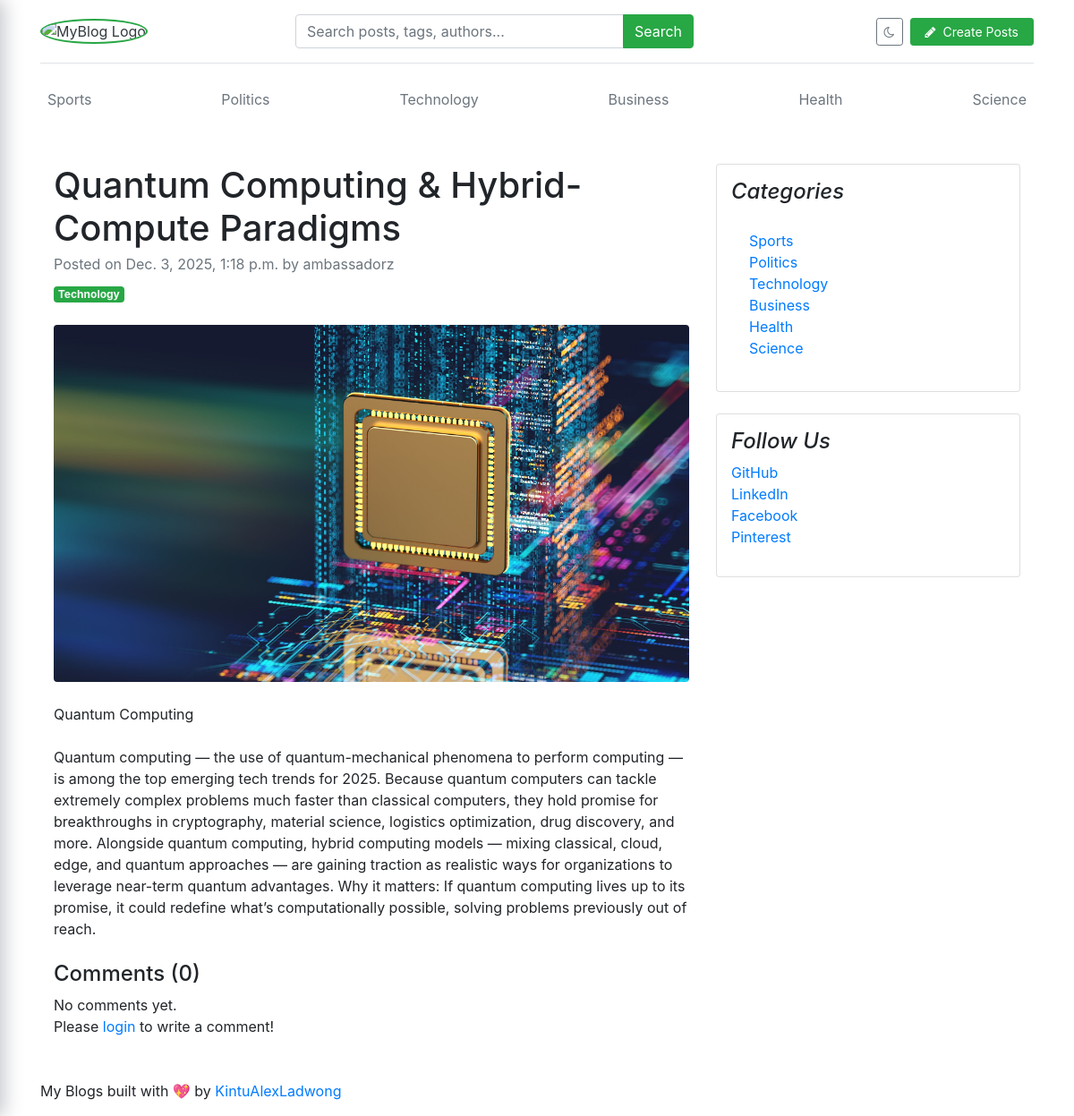
Before: /blogs/quantum-computing-hybrid-compute-paradigms-12/ with the older database file.
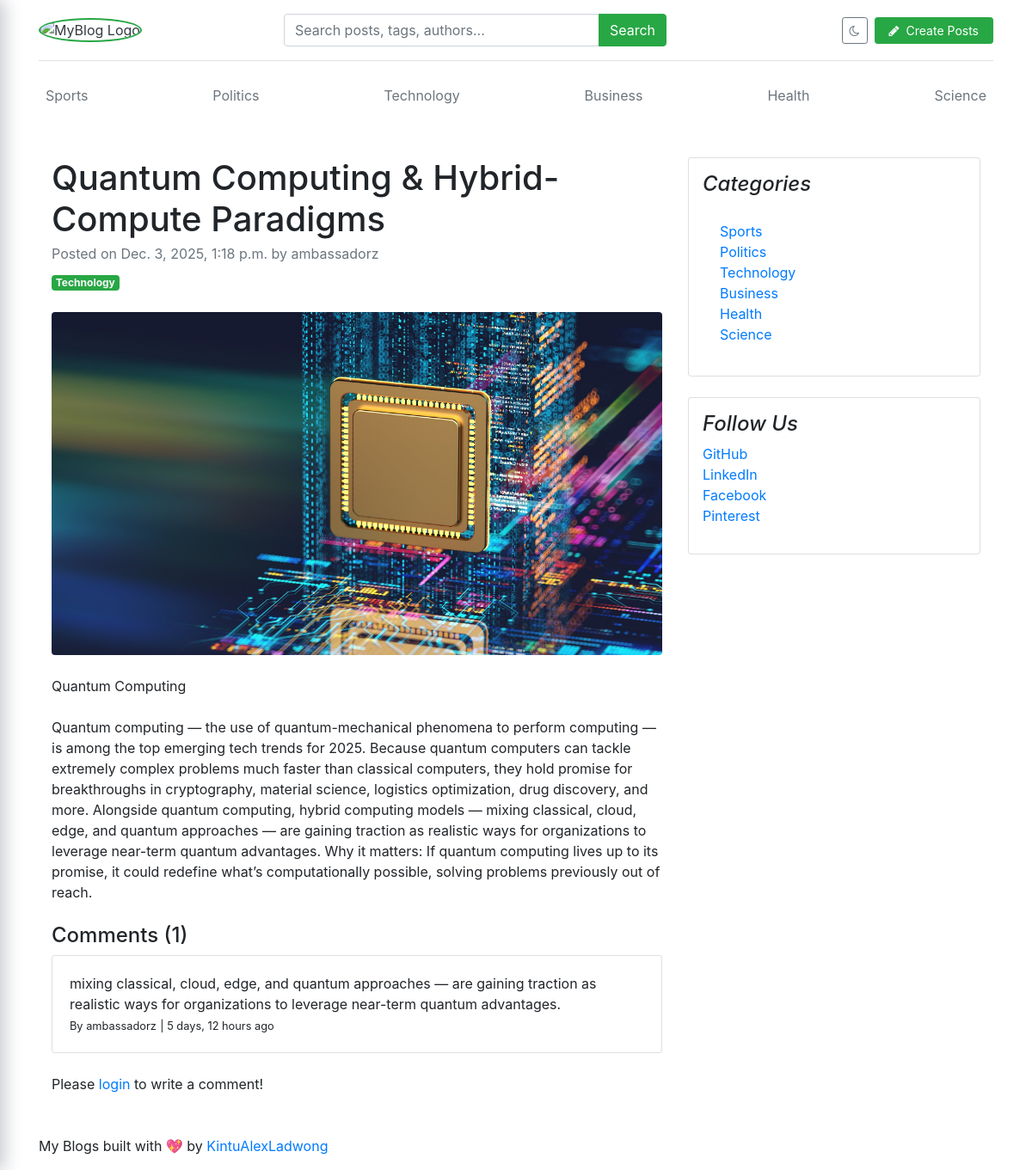
After: the same page with the newer database file.
### blogs/models.py (models this page shows)
class Category(models.Model):
    category_name = models.CharField(max_length=50, unique=True)
    created_at = models.DateTimeField(auto_now_add=True)
    updated_at = models.DateTimeField(auto_now=True)
    class Meta:
        verbose_name_plural = 'categories'
    def __str__(self):
        return self.category_name

class Comment(models.Model):
    user = models.ForeignKey(User, on_delete=models.CASCADE)
    blog = models.ForeignKey(Blog, on_delete=models.CASCADE)
    comment = models.TextField(max_length=250)
    created_at = models.DateTimeField(auto_now_add=True)
    updated_at = models.DateTimeField(auto_now=True)
    def __str__(self):
        return self.comment

### assignments/models.py (models this page shows, shortened)
class SocialLink(models.Model):
    platform = models.CharField(max_length=25)
    link = models.URLField(max_length=100)
    created_at = models.DateTimeField(auto_now_add=True)
    updated_at = models.DateTimeField(auto_now=True)

### blogs/views.py (the view, shortened to what this page needs)
# urls.py: path('blogs/<slug:slug>/', BlogsView.blogs, name='blogs'),
def blogs(request, slug):
    single_blog = get_object_or_404(Blog, slug=slug, status='Published')
    comments = Comment.objects.filter(blog=single_blog)
    comment_count = comments.count()
    context = {
        'single_blog': single_blog,
        'comments': comments,
        'comment_count': comment_count,
    }
    return render(request, 'blogs.html', context)

### blogs/context_processors.py (called while the page is built)
def get_categories(request):
    categories = Category.objects.all()
    return dict(categories=categories)

def get_social_links(request):
    social_links = SocialLink.objects.all()
    return dict(social_links=social_links)

### templates/blogs.html
{% extends 'base.html' %}
{% block content %}
<div class="container mt-5">
    <div class="row">
        <div class="col-lg-8">
            <article>
                <header class="mb-4">
                    <h1 class="fw-bolder mb-1">{{ single_blog.title }}</h1>
                    <div class="text-muted fst-italic mb-2">Posted on {{ single_blog.created_at }} by {{ single_blog.author }}</div>
                    <a class="badge bg-success text-decoration-none text-light" href="#!">{{ single_blog.category }}</a>
                </header>
                <figure class="mb-4"><img class="img-fluid rounded" src="{{ single_blog.featured_image.url }}" alt="..." /></figure>
                <section class="mb-5">
                    <p class="fs-5 mb-4">{{ single_blog.short_description }}</p>
                    <p class="fs-5 mb-4">{{ single_blog.blog_body }}</p>
                    <h4>Comments ({{ comment_count }})</h4>
                    {% if comments %}
                        {% for comment in comments %}
                            <div class="card mt-1">
                                <div class="card-body">
                                    <p class="card-text mb-0">{{ comment }}</p>
                                    <span>
                                        <small>By {{ comment.user }}</small>
                                        <small>| {{ comment.created_at | timesince }} ago</small>
                                    </span>
                                </div>
                            </div>
                        {% endfor %}
                    {% else %}
                    No comments yet.
                    {% endif %}
                    <br>
                    <div class="form-group">
                        {% if user.is_authenticated %}
                        <form action="" method="POST">
                            {% csrf_token %}
                            <div class="form-group">
                                <textarea name="comment" class="form-control" placeholder="Write your comment"></textarea>
                                <input type="submit" value="Submit" class="btn btn-primary mt-2">
                            </div>
                        </form>
                        {% else %}
                        <p>Please <span><a href="{% url 'login' %}">login</a></span> to write a comment!</p>
                        {% endif %}
                    </div>
                </section>
            </article>
        </div>
        <div class="col-lg-4">
            <div class="card mb-4 p-3">
                <h4 class="font-italic">Categories</h4>
                <div class="card-body">
                    <div class="row">
                        <div class="col-sm-6">
                            <ul class="list-unstyled mb-0">
                                {% for cat in categories %}
                                <li><a href="{% url 'posts_by_category' cat.id %}">{{ cat.category_name }}</a></li>
                                {% endfor %}
                            </ul>
                        </div>
                    </div>
                </div>
            </div>
            {% if social_links %}
            <div class="card mb-4 p-3">
                <h4 class="font-italic">Follow Us</h4>
                <ol class="list-unstyled">
                    {% for i in social_links %}
                    <li><a href="{{ i.link }}" target="_blank">{{ i.platform }}</a></li>
                    {% endfor %}
                </ol>
            </div>
            {% endif %}
        </div>
    </div>
</div>
{% endblock %}

### templates/base.html (shortened to what this page needs)
{% load static %}
<!DOCTYPE html>
<html lang="en">
<head>
    <link href="https://getbootstrap.com/docs/4.0/dist/css/bootstrap.min.css" rel="stylesheet">
    <link href="{% static 'css/blog.css' %}" rel="stylesheet">
    <link rel="stylesheet" href="https://cdnjs.cloudflare.com/ajax/libs/font-awesome/4.7.0/css/font-awesome.min.css">
</head>
<body>
  <div class="container">
    <header class="blog-header py-3 mb-3 border-bottom shadow-sm">
      <div class="row align-items-center">
        <div class="col-6 col-md-3 d-flex align-items-center">
          <a class="blog-header-logo text-dark" href="/">
            <img
              class="img-fluid"
              src="{% static 'images/myBlogo.png' %}"
              alt="MyBlog Logo"
              width="50"
              height="50"
              style="border-radius: 50%; border: 2.5px solid #28a745; object-fit: cover; margin-right: .4rem;"
            >
          </a>
        </div>
        <div class="col-12 col-md-5 order-3 order-md-2 mt-3 mt-md-0">
          <form action="{% url 'search' %}" method="GET">
            <div class="input-group">
              <input class="form-control" type="text" name="keyword" value="{{ keyword }}"
                     placeholder="Search posts, tags, authors..." aria-label="Search">
              <div class="input-group-append">
                <button type="submit" class="btn btn-success">
                  <span class="d-none d-md-inline">Search</span>
                </button>
              </div>
            </div>
          </form>
        </div>
        <div class="col-6 col-md-4 d-flex justify-content-end align-items-center order-2 order-md-3">
          <button class="btn btn-outline-secondary btn-sm mr-2 rounded-pill" id="themeToggle" type="button">
            <i class="fa fa-moon-o theme-icon-dark"></i>
          </button>
          {% if not user.is_authenticated %}
            <a class="btn btn-success btn-sm rounded-pill px-3 header-cta-btn" href="{% url 'login' %}">
              <i class="fa fa-pencil mr-1"></i>
              <span class="d-none d-sm-inline">Create Posts</span>
            </a>
          {% endif %}
        </div>
      </div>
    </header>
    <div class="nav-scroller py-1 mb-2">
      <nav class="nav d-flex justify-content-between">
        {% for cat in categories %}
          <a class="p-2 text-muted" href="{% url 'posts_by_category' cat.id %}">{{ cat.category_name }}</a>
        {% endfor %}
      </nav>
    </div>
    {% block content %}
    {% endblock %}
    <footer class="blog-footer">
      <p>
        My Blogs built with 💖 by
        <a href="https://ladwongdevelopers.dev/playground" target="_blank">KintuAlexLadwong</a>
      </p>
    </footer>
  </div>
</body>
</html>

Changed rows visible on the page:
added Comment: comment "mixing classical, cloud, edge, and quantum approaches — are gaining traction as realistic ways for organizations to leverage near-term quantum advantages.", user "ambassadorz", created_at "5 days, 12 hours"
Other visible differences:
{{ comment_count }}: "0" → "1"
text no longer shown: "No comments yet."
